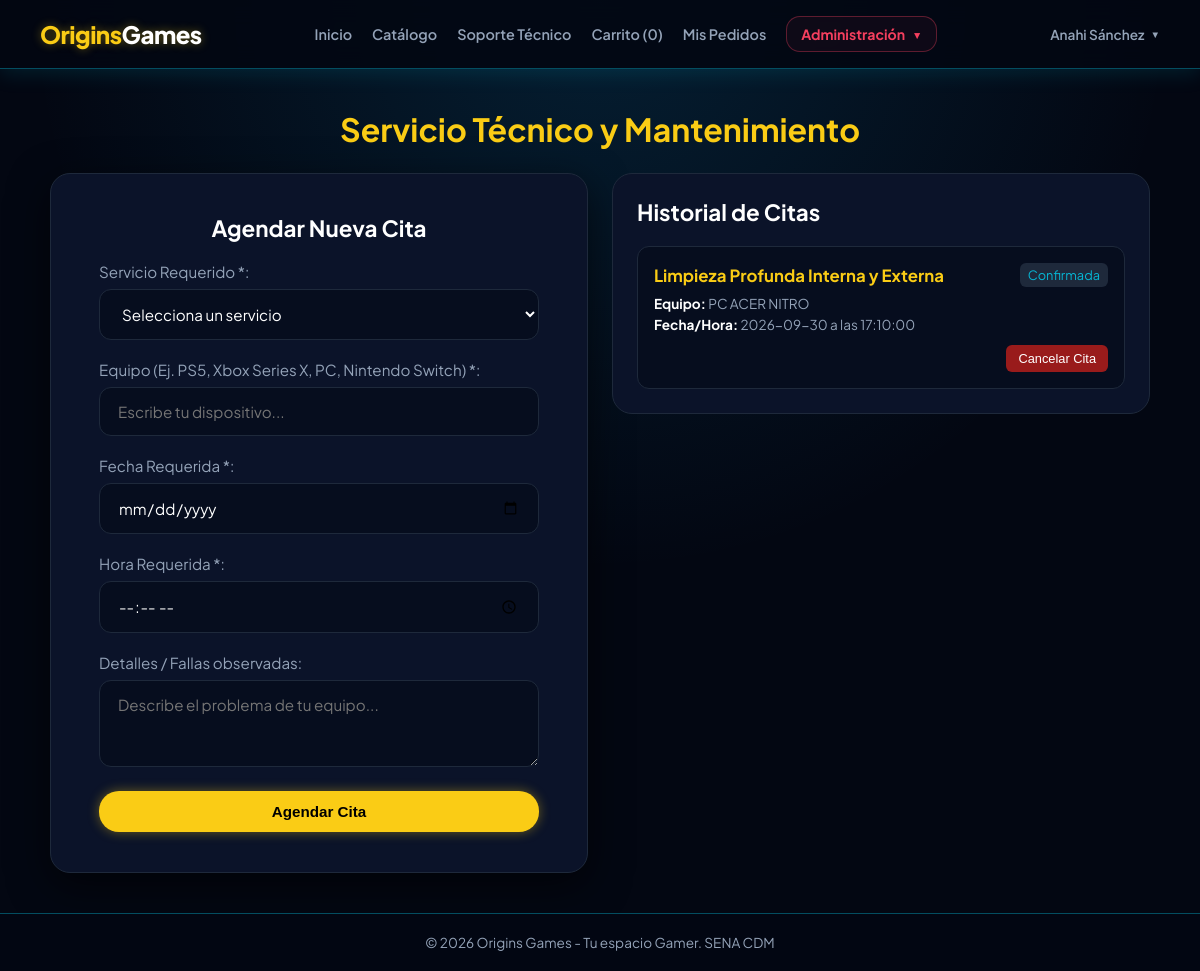
Before: /cita (signed in) with the older database file.
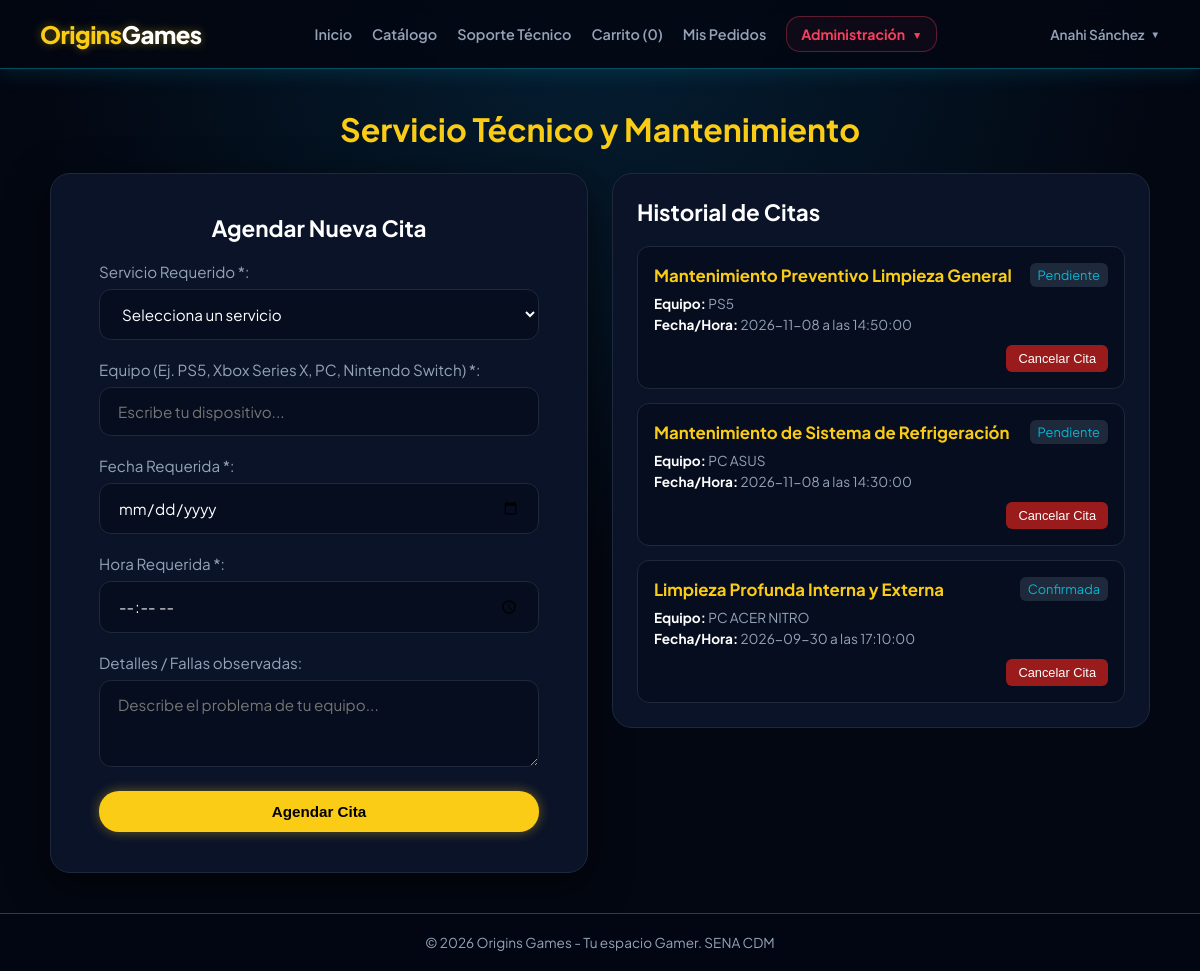
After: the same page with the newer database file.
### tables this page shows
CREATE TABLE `citas` (
  `id` int(11) NOT NULL,
  `usuario_id` int(11) NOT NULL,
  `servicio_id` int(11) NOT NULL,
  `tipo_equipo` varchar(100) NOT NULL,
  `fecha_cita` date NOT NULL,
  `hora_cita` time NOT NULL,
  `observaciones` text DEFAULT NULL,
  `estado` enum('pendiente','confirmada','completada','cancelada') DEFAULT 'pendiente',
  `created_at` timestamp NOT NULL DEFAULT current_timestamp()
);

### controllers/CitaController.php (called while the page is built, shortened)
<?php
require_once "models/Cita.php";
class CitaController
{
    private $citaModel;
    public function __construct()
    {
        $this->citaModel = new Cita();
    }
    public function index()
    {
        $citas = $this->citaModel->getByUsuario($_SESSION['usuario']['id']);
        require_once 'views/layouts/header.php';
        require_once 'views/citas/index.php';
        require_once 'views/layouts/footer.php';
    }
}

### config/database.php (called while the page is built)
<?php
class Database {
    private static $host = "localhost";
    private static $db_name = "origins_games";
    private static $username = "root";
    private static $password = "";
    private static $conn = null;
    public static function connect() {
        if (self::$conn === null) {
            try {
                self::$conn = new PDO(
                    "mysql:host=" . self::$host . ";dbname=" . self::$db_name . ";charset=utf8mb4",
                    self::$username,
                    self::$password,
                    [
                        PDO::ATTR_ERRMODE => PDO::ERRMODE_EXCEPTION,
                        PDO::ATTR_DEFAULT_FETCH_MODE => PDO::FETCH_ASSOC,
                        PDO::ATTR_EMULATE_PREPARES => false
                    ]
                );
            } catch (PDOException $e) {
                die("Error de Conexión: " . $e->getMessage());
            }
        }
        return self::$conn;
    }
}

### models/Cita.php (called while the page is built, shortened)
<?php
require_once __DIR__ . '/../config/database.php';
class Cita
{
    private $db;
    public function __construct()
    {
        $this->db = Database::connect();
    }
    public function getByUsuario($usuario_id)
    {
        $sql = "SELECT *
                FROM citas
                WHERE usuario_id = ?
                ORDER BY fecha_cita DESC, hora_cita DESC";
        $stmt = $this->db->prepare($sql);
        $stmt->execute([$usuario_id]);
        return $stmt->fetchAll(PDO::FETCH_ASSOC);
    }
}

### views/citas/index.php (the view, shortened to what the changed rows need)
<?php require_once __DIR__ . '/../layouts/header.php'; ?>
<h2 style="font-size: 2rem; color: var(--yellow-accent); margin-bottom: 24px; text-align: center;">
    Servicio Técnico y Mantenimiento
</h2>
<div class="citas-layout" style="display: grid; grid-template-columns: 1fr 1fr; gap: 24px; max-width: 1100px; margin: 0 auto;">
                    <?php
                    $nombresServicios = [
                        1 => 'Mantenimiento Preventivo Limpieza General',
                        2 => 'Cambio de Pasta Térmica y Almohadillas',
                        3 => 'Mantenimiento y Calibración de Controles',
                        4 => 'Diagnóstico General de Fallas',
                        5 => 'Reparación de Fuente de Poder / Encendido',
                        6 => 'Cambio o Actualización de Disco Duro / SSD',
                        7 => 'Reparación de Puerto HDMI / Conectores',
                        8 => 'Mantenimiento de Sistema de Refrigeración',
                        9 => 'Formateo e Instalación de Sistema Operativo',
                        10 => 'Limpieza Profunda Interna y Externa'
                    ];
                    ?>
    <div style="background: var(--bg-card); border: 1px solid var(--border-card); border-radius: 20px; padding: 24px;">
        <?php if (!empty($citas)): ?>
            <div style="display: flex; flex-direction: column; gap: 14px; max-height: 500px; overflow-y: auto;">
                <?php foreach ($citas as $c): ?>
                    <div style="background: #060d1e; padding: 16px; border-radius: 12px; border: 1px solid var(--border-card);">
                        <div style="display: flex; justify-content: space-between; align-items: center; margin-bottom: 8px;">
                            <strong style="color: var(--yellow-accent); font-size: 1.05rem;">
                                <?= htmlspecialchars($nombresServicios[$c['servicio_id']] ?? 'Servicio Técnico') ?>
                            </strong>
                            <span style="font-size: 0.8rem; padding: 4px 8px; border-radius: 6px; background: #1e293b; color: var(--cyan-accent); text-transform: capitalize;">
                                <?= htmlspecialchars($c['estado'] ?? 'pendiente') ?>
                            </span>
                        </div>
                        <div style="font-size: 0.85rem; color: var(--text-secondary); display: flex; flex-direction: column; gap: 4px;">
                            <p style="margin: 0;"><strong style="color: var(--text-primary);">Equipo:</strong> <?= htmlspecialchars($c['tipo_equipo'] ?? 'N/A') ?></p>
                            <p style="margin: 0;"><strong style="color: var(--text-primary);">Fecha/Hora:</strong> <?= htmlspecialchars($c['fecha_cita'] ?? '') ?> a las <?= htmlspecialchars($c['hora_cita'] ?? '') ?></p>
                        </div>
                        <?php if (in_array($c['estado'], ['pendiente', 'confirmada'])): ?>
                            <form action="/origins_games/cita/cancelar" method="POST" style="margin-top: 12px; text-align: right;" onsubmit="return confirm('¿Seguro que deseas cancelar esta cita?');">
                                <button type="submit" style="background: #991b1b; color: #fff; border: none; padding: 6px 12px; border-radius: 6px; cursor: pointer; font-size: 0.8rem;">
                                    Cancelar Cita
                                </button>
                            </form>
                        <?php endif; ?>
                    </div>
                <?php endforeach; ?>
            </div>
        <?php else: ?>
            <p style="color: var(--text-secondary);">No tienes citas agendadas por el momento.</p>
        <?php endif; ?>
    </div>
</div>
<?php require_once __DIR__ . '/../layouts/footer.php'; ?>

Changed rows visible on the page:
added citas: servicio "Mantenimiento Preventivo Limpieza General", estado "Pendiente", tipo_equipo "PS5", fecha_cita "2026-11-08", hora_cita "14:50:00"
added citas: servicio "Mantenimiento de Sistema de Refrigeración", estado "Pendiente", tipo_equipo "PC ASUS", fecha_cita "2026-11-08", hora_cita "14:30:00"
